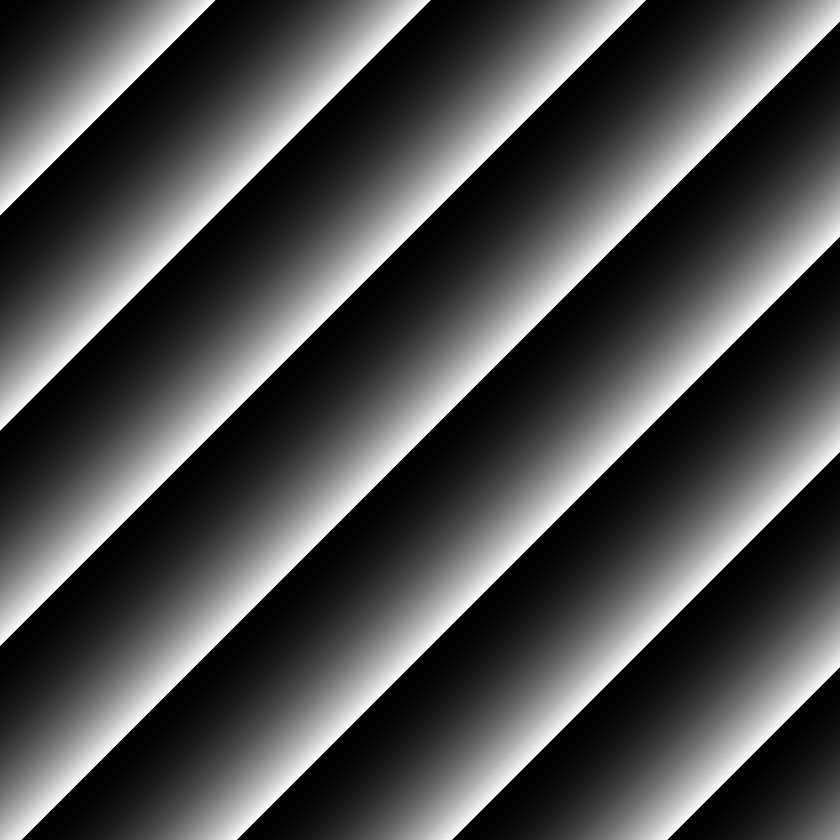
#> input picture Homework#4 Error Diffusion Python/10k-Image.png, 840 x 840 px, shrunk from 999 x 999 before the run
$ python error_diffusion.py 10k-Image.png out.png
#> lines starting #> are read from the running program, lines starting #| are printed output that depends on the picture
import numpy as np
import math
import sys
from PIL import Image
from matplotlib import pyplot as plt

def seq_error_diffusion(image_path, output_path, threshold=128):
    """
    Applies sequential error diffusion dithering to an image and saves the result.

    Parameters:
    - image_path: str, path to the input image.
    - output_path: str, path to save the dithered image.
    - threshold: int, threshold value for dithering (default is 128).
    """
#> called with image_path = '10k-Image.png', output_path = 'out.png', threshold = 128
    # Load image and convert to grayscale
    img = Image.open(image_path).convert('L')
#> img is the input picture: PIL image 840x840 L; min 0, max 255, mean 79.4
    img_array = np.array(img, dtype=np.int32)

    # Initialize output array
    dithered_img = np.zeros_like(img_array)

    # Get image dimensions
    height, width = img_array.shape
#> height = 840; width = 840

    # Sequential error diffusion
    for y in range(height):
        for x in range(width):
            old_pixel = img_array[y, x]
            new_pixel = 255 if old_pixel > threshold else 0
            dithered_img[y, x] = new_pixel
            quant_error = int(old_pixel - new_pixel)

            # Distribute the quantization error to neighboring pixels
            if x + 1 < width:
                img_array[y, x + 1] += int((quant_error * 7) // 16)
            if x - 1 >= 0 and y + 1 < height:
                img_array[y + 1, x - 1] += int((quant_error * 3) // 16)
            if y + 1 < height:
                img_array[y + 1, x] += int((quant_error * 5) // 16)
            if x + 1 < width and y + 1 < height:
                img_array[y + 1, x + 1] += int((quant_error * 1) // 16)
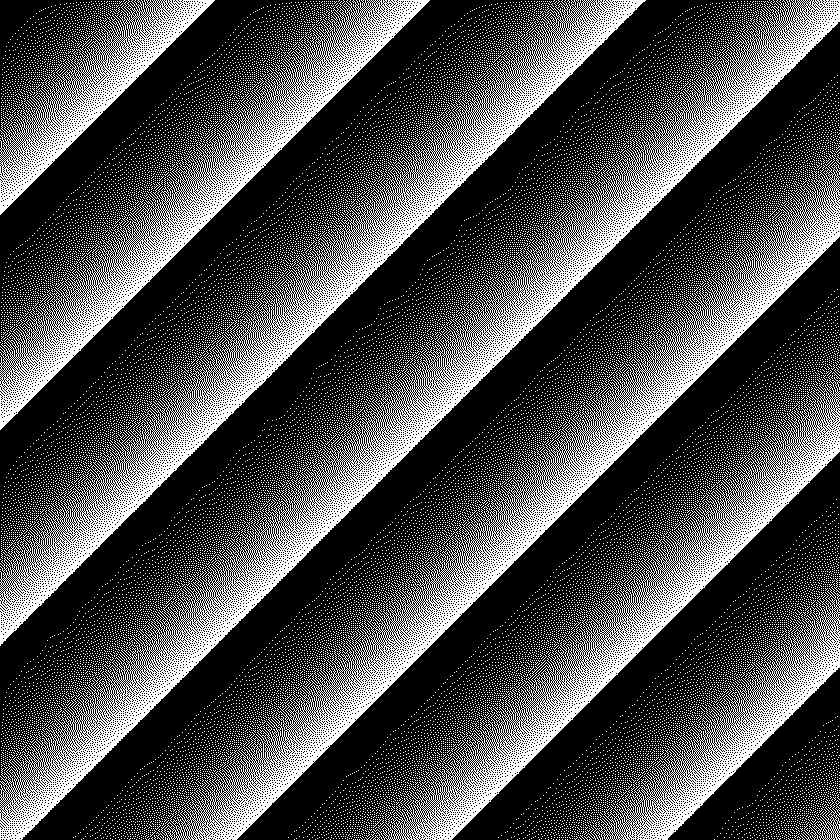
#> dithered_img: shape (840, 840) int32; 30.4% white in thin lines or dots
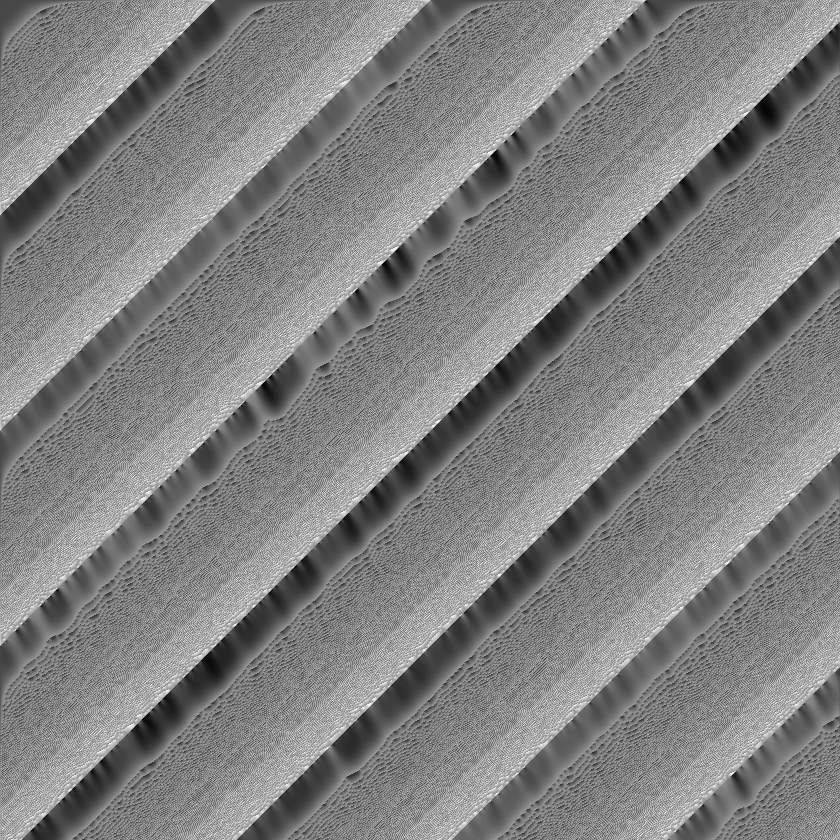
#> img_array: shape (840, 840) int32; min -114, max 298, mean 94.9; drawn with min black and max white

    # Save the dithered image
    dithered_image = Image.fromarray(np.clip(dithered_img, 0, 255).astype(np.uint8))
#> dithered_image: PIL image 840x840 L; 30.4% white in thin lines or dots
    dithered_image.save(output_path)

if __name__ == "__main__":
    if len(sys.argv) != 3:
        print("Usage: python error_diffusion.py <input_image_path> <output_image_path>")
        sys.exit(1)
    input_image_path = sys.argv[1]
    output_image_path = sys.argv[2]
    seq_error_diffusion(input_image_path, output_image_path)
